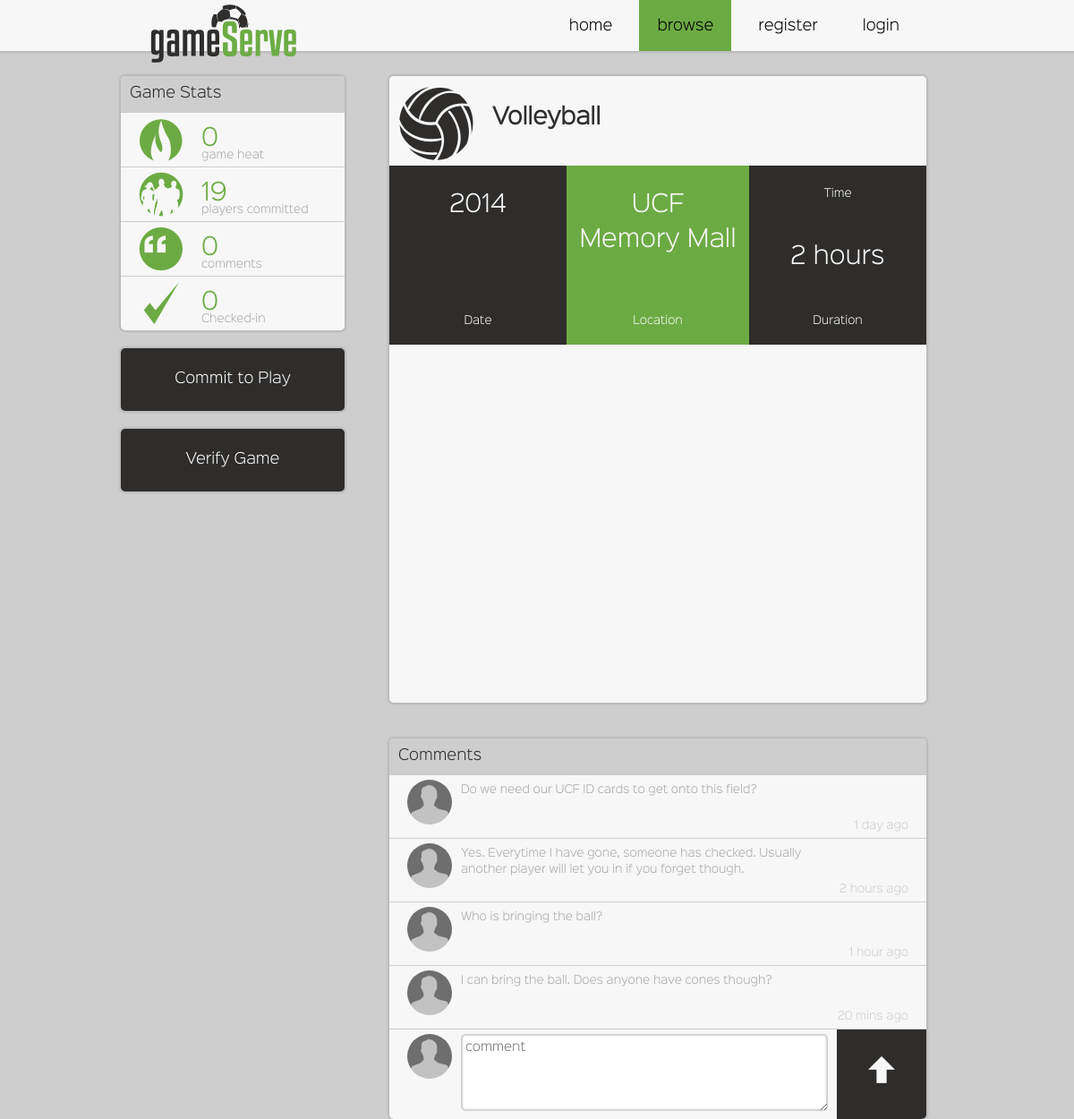
Page /events/game/4/ on the committed database.
### events/models.py (models this page shows, shortened)
class Event(models.Model):
    objects = EventManager()
    dateTime = models.DateTimeField(auto_now=False)
    endTime = models.DateTimeField(auto_now=False)
    duration = models.FloatField()
    creator = models.ForeignKey(User,related_name='creator')
    court = models.ForeignKey(Court, related_name='court')
    participants = models.ManyToManyField(User,related_name='participants')
    gameHeat = 0 #models.IntegerField(default=0)
    numComments = 0 #models.IntegerField()
    checkIns = 0 #models.IntegerField()
    class Meta:
        ordering = ('dateTime',)

class Court(models.Model):
    objects = CourtManager()
    sport = models.ForeignKey(Sport, related_name='sport')
    latitude = models.FloatField()
    longitude = models.FloatField()
    class Meta:
        ordering = ('sport',)

class Sport(models.Model):
    objects = SportManager()
    sportType = models.CharField(unique=True,max_length=10)

### events/views.py (the view)
# urls.py: url(r'^game/(?P<gameId>\w+)/', views.game, name='game'),
def game(request, gameId="1"):
    context_dict = {'event':Event.objects.get(id=int(gameId)),}
    return render_to_response('events/game.html',context_dict, RequestContext(request) )

### templates/events/game.html (shortened to what this page needs)
{% extends "events/base.html" %}
{% load static %}
	{% block browseLink %}active{% endblock %}
	{% block topLeftPaneTitle %}Game Stats{% endblock %}
	{% block topLeftPaneContent %}
		<div class="staticListItem">
			<div class="listImg green">
				<div class="icon-heatRep"></div>
			</div>
			<div class="statNum">{{ event.gameHeat }}</div>
			<div class="statType">game heat</div>
		</div>
		<div class="staticListItem">
			<div class="listImg green">
				<div class="icon-committed"></div>
			</div>
			<div class="statNum">{{ event.participants.count }}</div>
			<div class="statType">players committed</div>
		</div>
		<div class="staticListItem">
			<div class="listImg green">
				<div class="icon-comments"></div>
			</div>
			<div class="statNum">{{ event.numComments }}</div>
			<div class="statType">comments</div>
		</div>
		<div class="staticListItem">
			<div class="listImg green">
				<div class="icon-checkedIn"></div>
			</div>
			<div class="statNum">{{ event.checkIns }}</div>
			<div class="statType">Checked-in</div>
		</div>
	{% endblock %}
	{% block middleLeftPane %}
		<div id="commit" class="sideButton">Commit to Play</div>
	{% endblock %}
	{% block bottomLeftPane %}
		<div id="verify" class="sideButton">Verify Game</div>
	{% endblock %}
	{% block mainPane %}
		<section class="window">
			<div class="windowHeader medium">
				<div class="icon-{{ event.court.sport.sportType | lower }} largeIcon left"></div>
				<div class="headerDeets">
					<h2 class="headerGame">{{ event.court.sport.sportType }}</h2>
				</div>
			</div>
			<div class="windowBlock">
				<div id="year" class="blockText">{{ event.dateTime.year }}</div>
				<div class="blockDeet">Date</div>
			</div>
			<div class="windowBlock">
				<div class="blockText">UCF</div>
				<div class="blockText">Memory Mall</div>
				<div class="blockDeet">Location</div>
			</div>
			<div class="windowBlock">
				<div class="blockDeet">Time</div>
				<div class="blockText">2 hours</div>
				<div class="blockDeet">Duration</div>
			</div>
			<div class="bigMap" id="mapCanvas"></aside>
		</section>
	{% endblock %}
	{% block secondarySection %}
		<section class="window">
			<div class="windowHeader">Comments</div>
			<div class="staticListItem">
				<img class="userPhoto" src="{% static 'assets/gsGeneralPerson.jpg' %}">
				<div class="commentSection">
					<div class="comment">Do we need our UCF ID cards to get onto this field?</div>
					<div class="deltaTime">1 day ago</div>
				</div>
			</div>
			<div class="staticListItem">
				<img class="userPhoto" src="{% static 'assets/gsGeneralPerson.jpg' %}">
				<div class="commentSection">
					<div class="comment">Yes. Everytime I have gone, someone has checked. Usually another player will let you in if you forget though.</div>
					<div class="deltaTime">2 hours ago</div>
				</div>
			</div>
			<div class="staticListItem">
				<img class="userPhoto" src="{% static 'assets/gsGeneralPerson.jpg' %}">
				<div class="commentSection">
					<div class="comment">Who is bringing the ball?</div>
					<div class="deltaTime">1 hour ago</div>
				</div>
			</div>
			<div class="staticListItem">
				<img class="userPhoto" src="{% static 'assets/gsGeneralPerson.jpg' %}">
				<div class="commentSection">
					<div class="comment">I can bring the ball. Does anyone have cones though?</div>
					<div class="deltaTime">20 mins ago</div>
				</div>
			</div>
			<div class="staticListItem">
				<img class="userPhoto" src="{% static 'assets/gsGeneralPerson.jpg' %}">
				<div class="commentSection create">
					<textarea id="commentInput" placeholder="comment"></textarea>
				</div>
				<div id="submitComment">
					<div class="icon-arrow-up"></div>
				</div>
			</div>
		</section>
	{% endblock %}

### static/css/style.css (style rules this page uses)
[class^="icon-"], [class*=" icon-"] { font-family: 'icomoon'; speak: none; font-style: normal; font-weight: normal; font-variant: normal; text-transform: none; line-height: 1; -webkit-font-smoothing: antialiased; -moz-osx-font-smoothing: grayscale; }
.largeIcon { font-size: 85px; width: 85px; margin: 5px auto; }
.largeIcon.left { float: left; }
.icon-heatRep:before { content: "\e60d"; }
.icon-checkedIn:before { content: "\e603"; }
.icon-comments:before { content: "\e604"; }
.icon-committed:before { content: "\e605"; }
.icon-volleyball:before { content: "\e60c"; }
.icon-arrow-up:before { content: "\e614"; }
body { background: #cecece; font-family: 'sinkin_sans300_light'; margin: 0px; padding: 0px; }
.window { background: #f7f7f7; position: relative; float: left; margin: 20px; border-radius: 5px; margin-top: 20px; min-height: 200px; width: 600px; overflow: hidden; box-shadow: 0px 0px 2px 2px rgba(0, 0, 0, 0.1); }
.window:first-child { margin-top: 85px; }
.window .windowHeader { position: relative; top: 0px; padding: 5px 10px; color: #2e2d2c; background: #cecece; width: 100%; height: 30px; }
.window .windowHeader.medium { color: #2e2d2c; background: #f7f7f7; height: 90px; }
.window .windowBlock { position: relative; float: left; width: 33%; height: 180px; text-align: center; background: #2e2d2c; color: #f7f7f7; padding-top: 20px; font-size: 14px; }
.window .windowBlock:nth-child(2n+1) { width: 34%; background: #6cab43; }
.window .windowBlock .blockText { position: relative; font-size: 26px; color: #f7f7f7; }
.window .windowBlock .blockDeet { position: relative; font-size: 12px; width: 100%; color: #f7f7f7; margin-bottom: 40px; }
.window .windowBlock .blockDeet:last-child { position: absolute; bottom: 20px; margin: 0px; }
#mapCanvas { height: 400px; margin-top: 20px; overflow: hidden; }
#mapCanvas.bigMap { position: relative; clear: both; height: 400px; }
.userPhoto { position: relative; width: 50px; height: 50px; float: left; margin: 0px 10px; border-radius: 50%; pointer-events: none; }
.listImg { position: relative; width: 50px; height: 50px; font-size: 50px; float: left; margin: 0px 10px; color: #aaaaaa; }
.listImg.green { color: #6cab43; }
.staticListItem { position: relative; width: calc(100% - 20px); padding: 5px 10px; border-top: 1px solid #cecece; overflow: hidden; cursor: pointer; }
.statNum { color: #6cab43; float: left; font-size: 26px; margin-left: 10px; }
.statType { position: relative; width: 150px; height: 100%; float: left; color: #aaaaaa; margin-top: -8px; margin-left: 10px; font-size: 12px; -webkit-transition: 200ms ease; -moz-transition: 200ms ease; -ms-transition: 200ms ease; -o-transition: 200ms ease; transition: 200ms ease; }
.commentSection { position: relative; width: calc(100% - 70px); height: 100%; float: left; color: #aaaaaa; font-size: 12px; min-height: 60px; }
.commentSection.create { height: 90px; width: 420px; }
.commentSection .comment { position: absolute; width: 400px; font-size: 12px; color: #aaaaaa; }
.commentSection .deltaTime { position: absolute; right: 10px; bottom: 0px; height: 20px; font-size: 12px; color: #cecece; }
.commentSection #commentInput { position: absolute; height: 80px; width: 400px; border: none; box-shadow: inset 0 0 2px 2px #cecece; font-family: 'sinkin_sans300_light'; border-radius: 5px; padding: 3px 5px; }
#submitComment { position: absolute; right: 0px; height: 100%; margin-top: -5px; width: 100px; background: #2e2d2c; -webkit-transition: 200ms ease; -moz-transition: 200ms ease; -ms-transition: 200ms ease; -o-transition: 200ms ease; transition: 200ms ease; }
#submitComment .icon-arrow-up { font-size: 30px; color: #f7f7f7; margin-top: 30px; width: 100%; text-align: center; }
.headerDeets { position: relative; float: left; width: 400px; }
.headerDeets .headerGame { margin: 20px; }
h1, h3, h2, h5 { margin: 5px 0px; font-family: 'sinkin_sans300_light'; }
.sideButton { position: relative; width: 250px; height: 50px; border-radius: 5px; margin: 20px; background: #2e2d2c; padding-top: 20px; text-align: center; color: #f7f7f7; overflow: hidden; cursor: pointer; box-shadow: 0px 0px 2px 2px rgba(0, 0, 0, 0.1); }

### rows in the picture
Event: gameHeat "0", participants.count "19", numComments "0", checkIns "0", court.sport.sportType "Volleyball", dateTime.year "2014"
